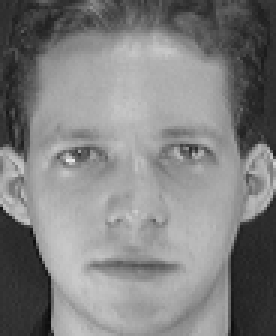
#> input picture A2/Q2/ATnT/s1/1.pgm, 92 x 112 px, given in place of 1.jpeg, which was not available (shown 3 times larger)
$ jupyter execute --allow-errors 2020115003_Q1.ipynb   (shell and % lines are left out)   (text cells are left out)
#> lines starting #> are read from the running program, lines starting #| are printed output that depends on the picture; pictures that were not available may be replaced by others from this repository, and a replacement may not be noted
[cell 1]
# !pip install numpy
# !pip install matplotlib
# !pip install cvxpy
import numpy as np
import cvxpy as cp
import matplotlib.pyplot as plt
from matplotlib import gridspec
from cvxopt import matrix as cvxopt_matrix
from cvxopt import solvers as cvxopt_solvers
from sklearn.svm import SVC
import random
from cvxpy import *
import seaborn as sns
from sklearn.model_selection import train_test_split
from numpy import linalg as LA
import cv2
import math
from google.colab.patches import cv2_imshow

[cell 2]
from google.colab import drive
drive.mount('/content/drive')

[cell 3]
# Helper function to visualize 2D points X with labels +1 or -1
def plot_points(X, Y):
    reds = []
    blues = []
    for i in range(Y.shape[0]):
        if Y[i] == 1:
            reds.append(X[i])
        else:
            blues.append(X[i])
    reds = np.array(reds)
    blues = np.array(blues)
    plt.scatter(reds[:, 0], reds[:, 1], c = 'r')
    plt.scatter(blues[:, 0], blues[:, 1], c = 'b')

[cell 4]
# Create Synthetic Data and visualize the points
X = np.array([[-3.5, -1], [-3, 0], [-3, 1], [-2.7, -1.3], [-2, -1], [-2, -2.7],
              [-1, -2.5], [0, -3], [-1.1, 0], [0, 2.5], [1, 2], [0.7, 4],
              [2.1, 0.2], [2.3, 1], [2.8, 1.8], [2.2, 2.8]])
y = np.array([1, 1, 1, 1, 1, 1, 1, 1, -1, -1, -1, -1, -1, -1, -1, -1])

plot_points(X, y)
plt.show()
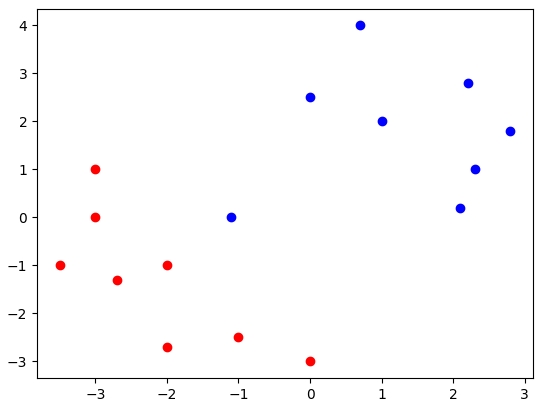
#> figure drawn by matplotlib, 1 panel

[cell 5]
print(X.shape)

[cell 6]
# Write your code here
img1 = cv2.imread('/content/drive/My Drive/svm/1.jpeg')
#> img1 is the input picture: shape (112, 92, 3); min 11, max 234, mean 128.3
img2 = cv2.imread('/content/drive/My Drive/svm/2.jpeg')
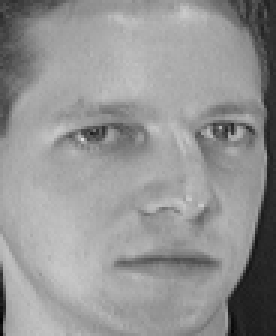
#> input picture A2/Q2/ATnT/s1/2.pgm, 92 x 112 px, given in place of 2.jpeg, which was not available (shown 3 times larger)
#> img2 is the input picture: shape (112, 92, 3); min 2, max 223, mean 148
cv2_imshow(img1)
cv2_imshow(img2)

[cell 7]
class SVM_hard():
    def __init__(self, X, y):
        self.num_points_class = int(X.shape[0] / 2)
        self.X = X
        self.y = y
        self.d = 2
        self.margin = 1

    def hard_margin(self):
        a = Variable((self.d, 1))
        b = Variable()

        w_norm = norm(a,2)
        obj = Minimize((w_norm))

        const1 = [a.T @ self.X[i] + b >= self.margin for i in range(self.num_points_class)]
        const2 = [a.T @ self.X[i] + b <= -self.margin for i in range(self.num_points_class, 2*self.num_points_class)]

        const = const1 + const2
        problem = Problem(obj, const)
        problem.solve()

        self.w = a.value
        self.b = b.value

    # [14 lines left out: function predict, not called in this run]

[cell 8]
svm_hard = SVM_hard(X, y)
#> (the rest of this cell did not finish here and is left out)

[cell 9]
# Write your code here
# [20 lines left out: function plot_classification, not called in this run]

#> (a cell that did not finish here is left out)

[cell 11]
# Re-create the Synthetic Data by adding the points and visualize the points
pt1, pt2 = [4,4], [-4,-10]
new_pts = np.array([pt1])
new_X = np.insert(X,8, pt2, axis=0)
new_X = np.vstack([new_X, new_pts])
new_y = np.insert(y,8, [1])
new_y = np.append(new_y, [-1])
plot_points(new_X, new_y)
plt.show()
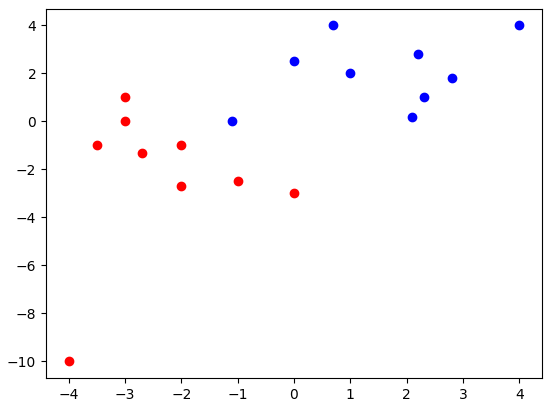
#> figure drawn by matplotlib, 1 panel

[cell 12]
# Solve for the decision boundary using this modified dataset
svm_hard = SVM_hard(X, y)
#> (the rest of this cell did not finish here and is left out)

[cell 13]
class SVM_soft():
    def __init__(self, X, y):
        self.num_points_class = int(X.shape[0] / 2)
        self.X = X
        self.y = y
        self.d = 2
        self.margin = 1

    def soft_margin(self, C):
        a = Variable((self.d, 1))
        b = Variable()
        u = Variable(self.num_points_class)
        v = Variable(self.num_points_class)
        u_dash = np.ones(self.num_points_class)@u
        v_dash = np.ones(self.num_points_class)@v
        gamma = Parameter()
        gamma.value = C

        w_norm = norm(a,2)
        obj = Minimize(w_norm + gamma*(u_dash + v_dash))

        const1 = [a.T @ self.X[i] + b >= self.margin - u[i] for i in range(self.num_points_class)]
        const2 = [a.T @ self.X[i] + b <= -self.margin + v[i-self.num_points_class] for i in range(self.num_points_class, 2*self.num_points_class)]
        const3 = [u[i] >= 0 for i in range(self.num_points_class)]
        const4 = [v[i] >= 0 for i in range(self.num_points_class)]

        const = const1 + const2 + const3 + const4
        problem = Problem(obj, const)
        problem.solve()

        self.w = a.value
        self.b = b.value

    # [14 lines left out: function predict, not called in this run]

[cell 14]
# Write your code here for C= 0.01
svm_soft = SVM_soft(new_X, new_y)
#> (the rest of this cell did not finish here and is left out)

[cell 15]
# Write your code here for C= 0.1
svm_soft = SVM_soft(new_X, new_y)
#> (the rest of this cell did not finish here and is left out)

svm_soft.predict()
print(f'W: {svm_soft.w}\nB: {svm_soft.b}\nAcc: {svm_soft.acc}')
plot_classification(new_X, new_y, svm_soft.w, svm_soft.b)

[cell 16]
# Write your code here for C= 3
svm_soft = SVM_soft(new_X, new_y)
#> (the rest of this cell did not finish here and is left out)

svm_soft.predict()
print(f'W: {svm_soft.w}\nB: {svm_soft.b}\nAcc: {svm_soft.acc}')
plot_classification(new_X, new_y, svm_soft.w, svm_soft.b)

[cell 17]
# Write your code here for C= 10
svm_soft = SVM_soft(new_X, new_y)
#> (the rest of this cell did not finish here and is left out)

svm_soft.predict()
print(f'W: {svm_soft.w}\nB: {svm_soft.b}\nAcc: {svm_soft.acc}')
plot_classification(new_X, new_y, svm_soft.w, svm_soft.b)

[cell 18]
# Write your code here for C= 100
svm_soft = SVM_soft(new_X, new_y)
#> (the rest of this cell did not finish here and is left out)

[cell 19]
# Write your Code here
# [9 lines left out: function find_support_vec, not called in this run]

#> (the rest of this cell did not finish here and is left out)

[cell 20]
X.shape, X

[cell 21]
def remove_svecs(X, y):
    l = [0,1,3,4,5,6,9,10,11,12,13,14,15]
    X1 = X[l]
    y1 = y[l]

    return X1, y1

X1, y1 = remove_svecs(X, y)
print(X1, X1.shape)

[cell 22]
plot_points(X1, y1)
